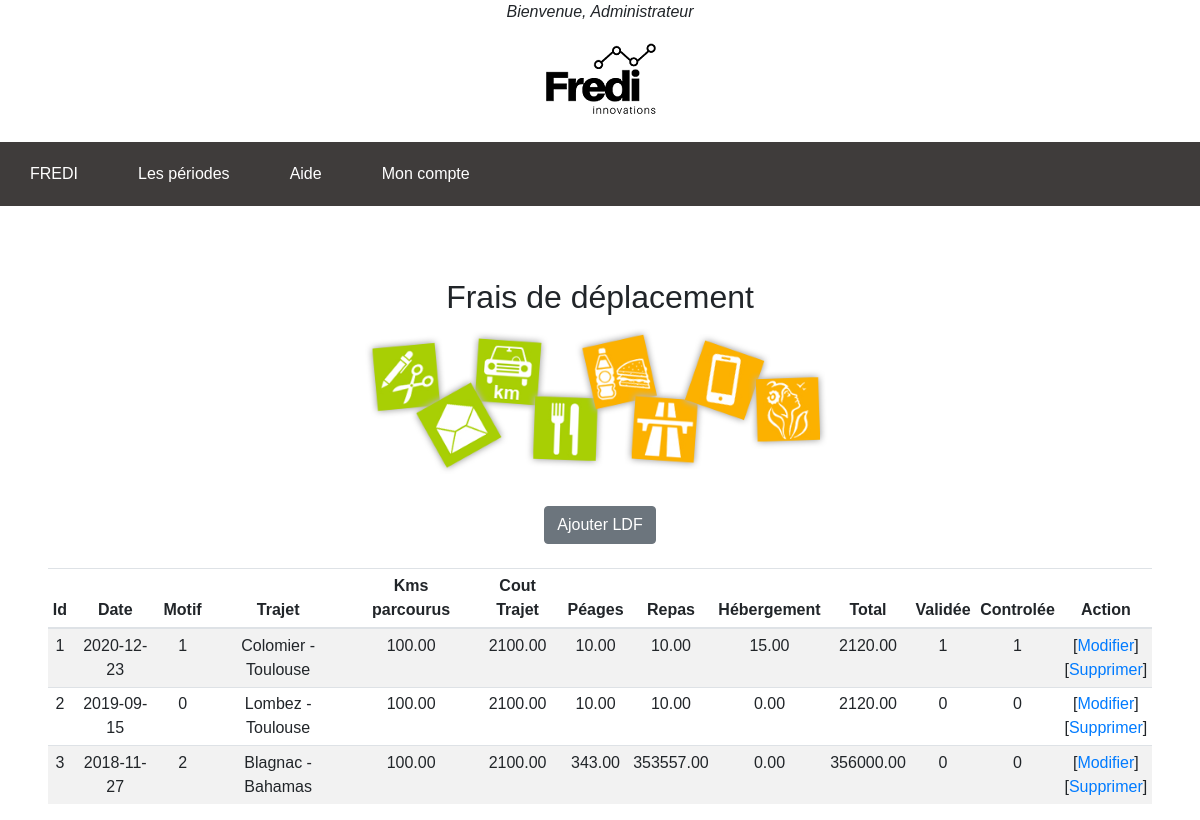
The page /FREDI/Frais_Deplacement.php (signed in) on the database its author committed.
### tables this page shows
CREATE TABLE `ligne_de_frais` (
  `id_ligne` int(11) NOT NULL,
  `date_frais` date NOT NULL,
  `lib_trajet` varchar(50) NOT NULL,
  `cout_peage` decimal(10,2) NOT NULL,
  `cout_repas` decimal(10,2) NOT NULL,
  `cout_hebergement` decimal(10,2) NOT NULL,
  `nb_km` decimal(10,2) NOT NULL,
  `total_km` decimal(10,2) NOT NULL,
  `total_ligne` decimal(10,2) NOT NULL,
  `code_statut` int(11) NOT NULL,
  `id_motif` int(11) NOT NULL,
  `annee` int(11) NOT NULL,
  `id_note` int(11) NOT NULL
);

### FREDI/classes/LignesDAO.php (called while the page is built, shortened)
<?php
class LignesDAO extends DAO {
    public function findAll()
    {
        $sql = "SELECT * FROM ligne_de_frais";
        try {
            $sth=$this->executer($sql);
            $rows = $sth->fetchAll(PDO::FETCH_ASSOC);
        } catch (PDOException $e) {
            die("Erreur lors de la requête SQL : " . $e->getMessage());
        }
        $les_lignes = array();
        foreach ($rows as $row) {
            $les_lignes[] = new Lignes($row);
        }
        return $les_lignes;
    }
}

### FREDI/classes/DAO.php (called while the page is built)
<?php
class DAO{
    protected $pdo=null;
    function __construct() {
        $user=DB_USER;
        $password=DB_PASSWORD;
        $host=DB_HOST;
        $name=DB_NAME;
        $dsn = 'mysql:host=' . $host . ';dbname=' . $name;
        try {
        $pdo = new PDO($dsn, $user, $password, array(PDO::MYSQL_ATTR_INIT_COMMAND =>
        "SET NAMES utf8"));
        $pdo->setAttribute(PDO::ATTR_ERRMODE, PDO::ERRMODE_EXCEPTION);
        } catch (PDOException $e) {
        echo("<p>Erreur lors de la connexion : " . $e->getMessage().'<p>');
        }
        $this->pdo = $pdo;
    }
    protected function executer($sql, $params = null) {
        try {
            if ($params == null) {
                $sth = $this->pdo->query($sql);
            } else {
                $sth = $this->pdo->prepare($sql);
                $sth->execute($params);
            }
        } catch (PDOException $e) {
            die("Erreur lors de la requête SQL : " . $e->getMessage()."\nSQL : ".$sql);
        }
        return $sth;
    }
}

### FREDI/classes/Lignes.php (called while the page is built, shortened)
<?php
class Lignes
{
    private $id_ligne;
    private $date_frais;
    private $id_motif;
    private $lib_trajet;
    private $nb_km;
    private $total_km;
	  private $cout_peage;
	  private $cout_repas;
    private $cout_hebergement;
    private $code_statut;
    private $total_ligne;
	function getId_ligne() {
		return $this->id_ligne;
	}
    function getDate_frais() {
		  return $this->date_frais;
	  }
    function getId_motif() {
      return $this->id_motif;
    }
    function getLib_trajet() {
		return $this->lib_trajet;
	  }
    function getNb_km() {
      return $this->nb_km;
    }
    function getTotal_km() {
      return $this->total_km;
    }
    function getCout_peage() {
		  return $this->cout_peage;
    }
    function getCout_repas() {
		  return $this->cout_repas;
    }
    function getCout_hebergement() {
		  return $this->cout_hebergement;
    }
    function getCode_statut() {
		  return $this->code_statut;
    }
    function getTotal_ligne() {
		  return $this->total_ligne;
    }
	  function setId_ligne($id_ligne) {
		  $this->id_ligne = $id_ligne;
	  }
    function setDate_frais($date_frais) {
		  $this->date_frais = $date_frais;
    }
    function setId_motif($id_motif) {
		  $this->id_motif = $id_motif;
	  }
    function setLib_trajet($lib_trajet) {
	    $this->lib_trajet = $lib_trajet;
	  }
    function setNb_km($nb_km) {
      $this->nb_km = $nb_km;
    }
    function setTotal_km($total_km) {
      $this->total_km = $total_km;
    }
    function setCout_peage($cout_peage) {
		  $this->cout_peage = $cout_peage;
    }
    function setCout_repas($cout_repas) {
		  $this->cout_repas = $cout_repas;
    }
    function setCout_hebergement($cout_hebergement) {
		  $this->cout_hebergement = $cout_hebergement;
    }
    function setCode_statut($code_statut) {
		  $this->code_statut = $code_statut;
    }
    function setTotal_ligne($total_ligne) {
		  $this->total_ligne = $total_ligne;
    }
    public function fill(array $tableau)
    {
        foreach ($tableau as $cle => $valeur) {
            $methode = 'set' . $cle;
        }
    }
}

### FREDI/Frais_Deplacement.php (the view, shortened to what this page needs)
<?php
$dao = new LignesDAO();
$les_lignes = $dao->findAll();
?>
<!DOCTYPE html>
<html lang="en">
    <head>
        <link rel="stylesheet" href="https://stackpath.bootstrapcdn.com/bootstrap/4.2.1/css/bootstrap.min.css">
        <link rel="stylesheet" type ="text/css" href="Css/FREDI.css">
    </head>
    <header>
                <div class="header-div">
                    <?php if (isset($_SESSION['prenom'])) {
                        echo "<i>Bienvenue, ".$_SESSION['prenom']."</i>";
                        } else {
                            echo "<i>Bienvenue, jeune Padawan</i>";
                        }
                    ?>
            <br>
            <a href="index.php"> <img class="div-logo" src="img/FREDI2.png" alt="Logo FREDI" /></a>
                </div>
                <?php include "menu.php";?>
    </header>
    <body>
        <br/><br/><br/>
        <h2> Frais de déplacement</h2>
        <img src="img/frais2.png" width="500" height="150" class="frais"/>
        <br/><br/>
        <p>
            <a href="Creation_LDF.php" class="btn btn-secondary my-2">Ajouter LDF</a>
        </p>
        <main role="main" class="col-md-0 ml-sm-auto col-lg-0 px-5">
            <div class="table-responsive">
                <table class="table table-striped table-sm">
                    <thead>
                        <tr>
                            <th>Id</th>
                            <th>Date</th>
                            <th>Motif</th>
                            <th>Trajet</th>
                            <th>Kms parcourus</th>
                            <th>Cout Trajet</th>
                            <th>Péages</th>
                            <th>Repas</th>
                            <th>Hébergement</th>
                            <th>Total</th>
                            <th>Validée</th>
                            <th>Controlée</th>
                            <th>Action</th>
                        </tr>
                    </thead>
                    <?php
                            foreach ($les_lignes as $lignes){
                            echo '<tr>';
                                echo '<td>'.$lignes->getId_ligne().'</td>';
                                echo '<td>'.$lignes->getDate_frais().'</td>';
                                echo '<td>'.$lignes->getId_motif().'</td>';
                                echo '<td>'.$lignes->getLib_trajet().'</td>';
                                echo '<td>'.$lignes->getNb_km().'</td>';
                                echo '<td>'.$lignes->getTotal_km().'</td>';
                                echo '<td>'.$lignes->getCout_peage().'</td>';
                                echo '<td>'.$lignes->getCout_repas().'</td>';
                                echo '<td>'.$lignes->getCout_hebergement().'</td>';
                                echo '<td>'.$lignes->getTotal_ligne().'</td>';
                                echo '<td>'.$lignes->getCode_statut().'</td>';
                                echo '<td>'.$lignes->getCode_statut().'</td>';
                                echo '<td>[<a href="Modification_LDF.php?id='.$lignes->getId_ligne().'">Modifier</a>]<br>
                                          [<a href="Suppression_LDF.php?id='.$lignes->getId_ligne().'">Supprimer</a>]
                                      </td>';
                            echo '</tr>';
                            }
                    ?>
                </table>
            </div>
        </main>
    </body>
</html>

### FREDI/css/FREDI.css (style rules this page uses)
body { height: 100%; }
html { height: 100%; }
.div-logo { box-align: center; }
body { background-color:white; background-position: center; background-size: cover; position: center; font-family: 'Calibri', 'Trebuchet MS', sans-serif; text-align: center; margin: 0px; padding: 0px; }
p, label { font: 1rem 'Calibri', sans-serif; }
table, tr, td { border-style: none; border-width: 1px; border-color : black; border-collapse: collapse; }
tr,td { padding: 5px; text-align: center; }

### FREDI/css/menu.css (style rules this page uses)
body { margin: 0px; padding: 0px; font-family: 'Calibri', 'Trebuchet MS', sans-serif; }

### rows shown on the page
ligne_de_frais: id_ligne "1", date_frais "2020-12-23", id_motif "1", lib_trajet "Colomier - Toulouse", nb_km "100.00", total_km "2100.00", cout_peage "10.00", cout_repas "10.00", cout_hebergement "15.00", total_ligne "2120.00", code_statut "1"
ligne_de_frais: id_ligne "2", date_frais "2019-09-15", id_motif "0", lib_trajet "Lombez - Toulouse", nb_km "100.00", total_km "2100.00", cout_peage "10.00", cout_repas "10.00", cout_hebergement "0.00", total_ligne "2120.00", code_statut "0"
ligne_de_frais: id_ligne "3", date_frais "2018-11-27", id_motif "2", lib_trajet "Blagnac - Bahamas", nb_km "100.00", total_km "2100.00", cout_peage "343.00", cout_repas "353557.00", cout_hebergement "0.00", total_ligne "356000.00", code_statut "0"

### other values the page prints
$_SESSION['prenom'] "Administrateur"
